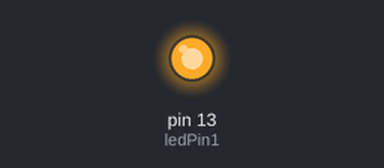
Recording of a sketch running on a simulated Arduino Uno, built with avr-gcc and run on an emulated ATmega328P. On the bench: output pins drawn as LEDs (lit = HIGH).

Above: at 0.2 s.
At 11.7 s:
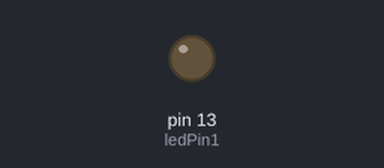
Timing chart, 0 to 16.0 s (numbered marks = the images above):
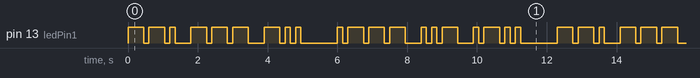

Measured:
- by itself, pin 13 (ledPin1): moves between LOW and HIGH, repeating every 12.3 s
- by itself, everything shown: repeats every 12.3 s, in 40 steps

The sketch:

God_jul_arduino.ino
```cpp
int ledPin1= 13;

void setup()
{

  pinMode(ledPin1, OUTPUT) ;
}

void loop() {
  digitalWrite(ledPin1, HIGH) ;
  delay(450) ;
  digitalWrite(ledPin1, LOW) ;
  delay(150) ;
  digitalWrite(ledPin1, HIGH) ;
  delay(450) ;
  digitalWrite(ledPin1, LOW) ;
  delay(150) ;
  digitalWrite(ledPin1, HIGH) ;
  delay(150) ;
  digitalWrite(ledPin1, LOW) ;
  delay(450) ;

  digitalWrite(ledPin1, HIGH) ;
  delay(450) ;
  digitalWrite(ledPin1, LOW) ;
  delay(150) ;
  digitalWrite(ledPin1, HIGH) ;
  delay(450) ;
  digitalWrite(ledPin1, LOW) ;
  delay(150) ;
  digitalWrite(ledPin1, HIGH) ;
  delay(450) ;
  digitalWrite(ledPin1, LOW) ;
  delay(450) ;

  digitalWrite(ledPin1, HIGH) ;
  delay(450) ;
  digitalWrite(ledPin1, LOW) ;
  delay(150) ;
  digitalWrite(ledPin1, HIGH) ;
  delay(150) ;
  digitalWrite(ledPin1, LOW) ;
  delay(150) ;
  digitalWrite(ledPin1, HIGH) ;
  delay(150) ;
  digitalWrite(ledPin1, LOW) ;
  delay(1050) ;


  digitalWrite(ledPin1, HIGH) ;
  delay(150) ;
  digitalWrite(ledPin1, LOW) ;
  delay(150) ;
  digitalWrite(ledPin1, HIGH) ;
  delay(450) ;
  digitalWrite(ledPin1, LOW) ;
  delay(150) ;
  digitalWrite(ledPin1, HIGH) ;
  delay(450) ;
  digitalWrite(ledPin1, LOW) ;
  delay(150);
   digitalWrite(ledPin1, HIGH) ;
  delay(450) ;
  digitalWrite(ledPin1, LOW) ;
  delay(450) ;

  digitalWrite(ledPin1, HIGH) ;
  delay(150) ;
  digitalWrite(ledPin1, LOW) ;
  delay(150) ;
  digitalWrite(ledPin1, HIGH) ;
  delay(150) ;
  digitalWrite(ledPin1, LOW) ;
  delay(150) ;
  digitalWrite(ledPin1, HIGH) ;
  delay(450) ;
  digitalWrite(ledPin1, LOW) ;
  delay(450) ;

   digitalWrite(ledPin1, HIGH) ;
  delay(150) ;
  digitalWrite(ledPin1, LOW) ;
  delay(150) ;
  digitalWrite(ledPin1, HIGH) ;
  delay(450) ;
  digitalWrite(ledPin1, LOW) ;
  delay(150) ;
  digitalWrite(ledPin1, HIGH) ;
  delay(150) ;
  digitalWrite(ledPin1, LOW) ;
  delay(150) ;
  digitalWrite(ledPin1, HIGH) ;
  delay(150) ;
  digitalWrite(ledPin1, LOW) ;
  delay(1050) ;


}
```
